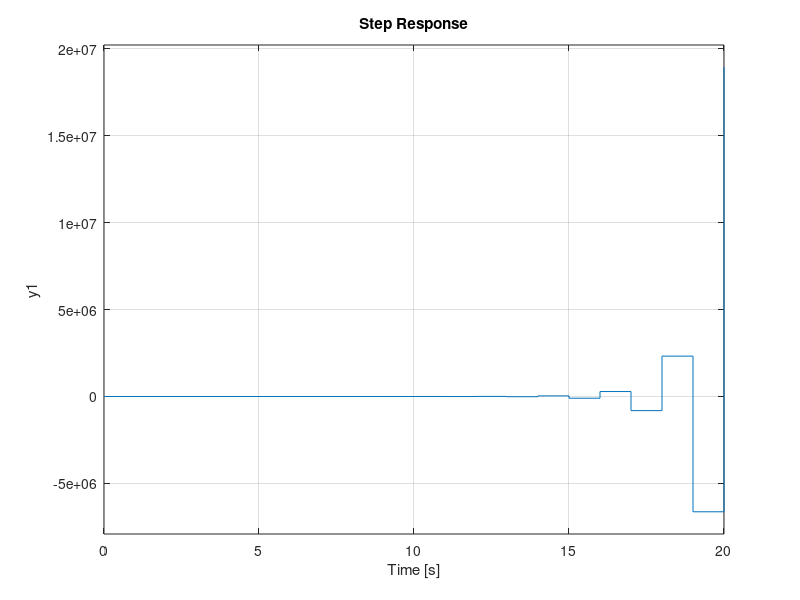
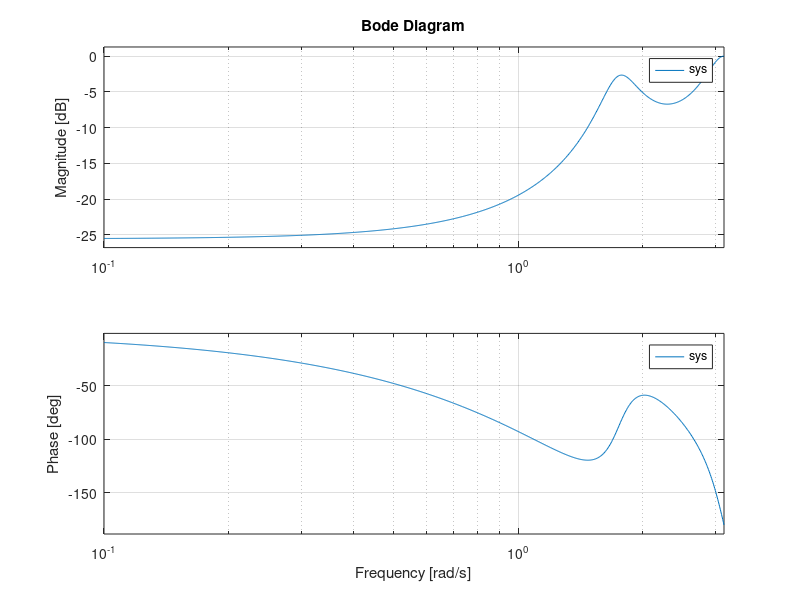

Source code (MATLAB) for these figures, in order:
clc;
clear;
A=[0 1 0 0;
 0 0 1 0;
 0 0 0 1;
 -3 -6 -5 -4];
B=[0; 0; 0 ; 1];
C=[1 0 0 0];
D=0;
sys=ss(A,B,C,D,-1)
figure(1)
step(sys)
figure(2)
bode(sys)
stb=isstable(sys);
if stb==1
 disp('Stable')
else
 disp('Not Stable')
end
S = ctrb(sys);
Co=det(S);
if Co==0
    disp('Not Controllable')
else
 disp('Controllable')
end
V = obsv(sys);
ob=det(V);
if ob==0
 disp('Not Observable')
else
 disp('Observable')
end
